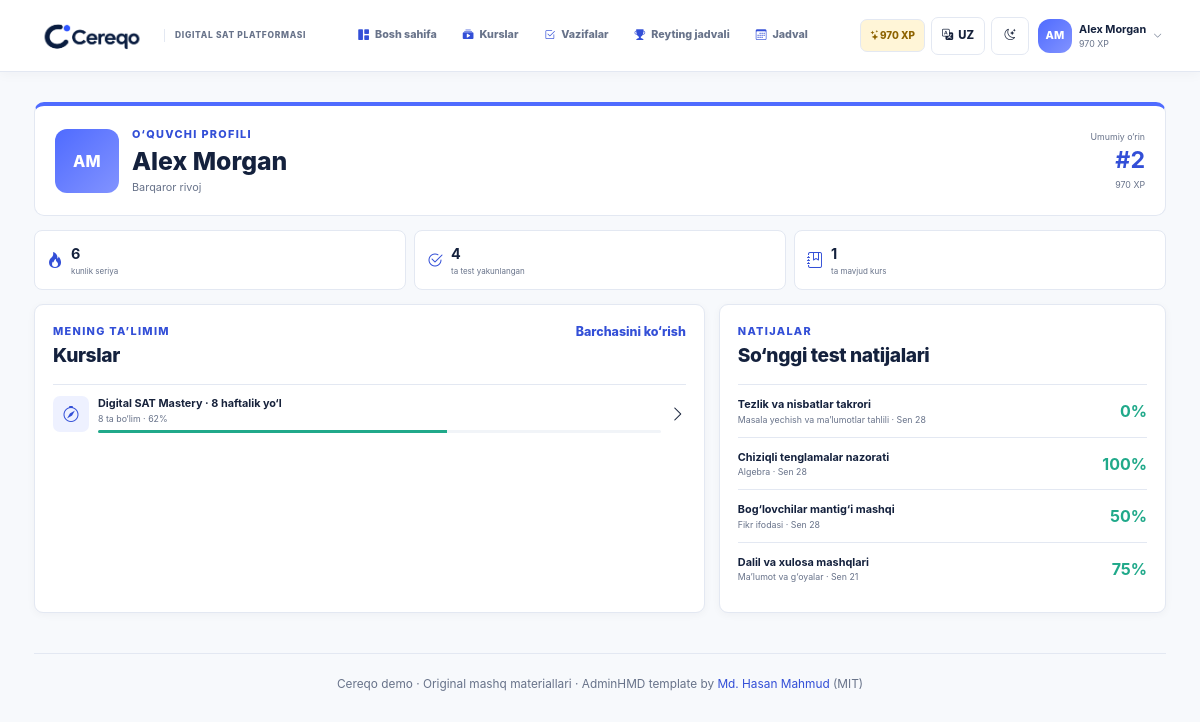
The page /profile/ on the database as committed earlier.
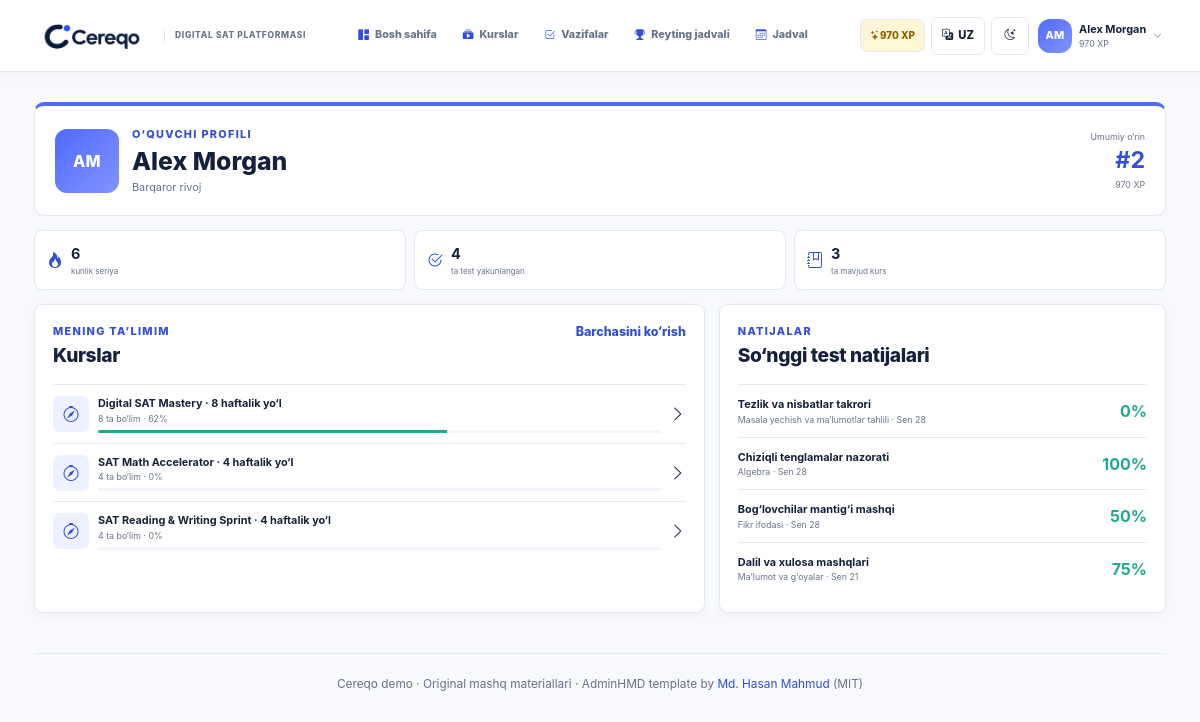
The same page on the database as committed later.
### learning/models.py (models this page shows, shortened)
class Course(models.Model):
    title = models.CharField(max_length=160)
    code = models.SlugField(max_length=60, unique=True)
    description = models.TextField()
    start_date = models.DateField()
    end_date = models.DateField()
    target_score = models.PositiveSmallIntegerField(default=1400)
    is_active = models.BooleanField(default=True)
    class Meta:
        ordering = ["-is_active", "start_date", "id"]
    @property
    def progress_percent(self):
        lessons = Lesson.objects.filter(section__course=self)
        total = lessons.count()
        return round(sum(lessons.values_list("progress_percent", flat=True)) / total) if total else 0

class Submission(models.Model):
    student = models.ForeignKey(Student, on_delete=models.CASCADE, related_name="submissions")
    homework = models.ForeignKey(Homework, on_delete=models.CASCADE, related_name="submissions")
    started_at = models.DateTimeField(auto_now_add=True)
    updated_at = models.DateTimeField(auto_now=True)
    submitted_at = models.DateTimeField(null=True, blank=True)
    score = models.PositiveSmallIntegerField(null=True, blank=True)
    points_awarded = models.PositiveSmallIntegerField(default=0)
    class Meta:
        constraints = [
            models.UniqueConstraint(fields=["student", "homework"], name="unique_student_homework")
        ]

class Homework(models.Model):
    lesson = models.OneToOneField(Lesson, on_delete=models.CASCADE, related_name="homework")
    section = models.OneToOneField(
        CourseSection, on_delete=models.CASCADE, related_name="checkpoint", null=True, blank=True
    )
    title = models.CharField(max_length=160)
    description = models.TextField()
    deadline = models.DateTimeField()
    max_points = models.PositiveSmallIntegerField(default=100)
    sort_order = models.PositiveSmallIntegerField(default=0)
    class Meta:
        ordering = ["sort_order", "deadline"]

class CourseSection(models.Model):
    SUBJECT_CHOICES = [("math", "Math"), ("rw", "Reading & Writing")]
    course = models.ForeignKey(Course, on_delete=models.CASCADE, related_name="sections")
    title = models.CharField(max_length=160)
    domain = models.CharField(max_length=120)
    subject = models.CharField(max_length=10, choices=SUBJECT_CHOICES)
    description = models.TextField()
    start_date = models.DateField()
    end_date = models.DateField()
    order = models.PositiveSmallIntegerField(default=1)
    exam_weight_percent = models.PositiveSmallIntegerField(default=25)
    class Meta:
        ordering = ["course", "order", "id"]
        constraints = [
            models.UniqueConstraint(fields=["course", "order"], name="unique_course_section_order")
        ]

### learning/views.py (the view)
# urls.py: path("profile/", views.profile, name="profile"),
def profile(request):
    student = _student()
    courses = list(Course.objects.prefetch_related("sections__lessons").all())
    recent_submissions = student.submissions.select_related(
        "homework__section__course"
    ).filter(submitted_at__isnull=False).order_by("-submitted_at")[:5]
    completed_tasks = student.submissions.filter(submitted_at__isnull=False).count()
    return render(
        request,
        "learning/profile.html",
        {
            "active_nav": None,
            "student": student,
            "courses": courses,
            "recent_submissions": recent_submissions,
            "completed_tasks": completed_tasks,
        },
    )

### learning/context_processors.py (called while the page is built)
def demo_shell(request):
    student = Student.objects.filter(is_demo=True).first()
    return {"demo_student": student}

### learning/models.py (called while the page is built)
    @property
    def rank(self):
        return Student.objects.filter(points__gt=self.points).count() + 1

### learning/views.py (called while the page is built)
def _student():
    return get_object_or_404(Student, is_demo=True)

### templates/learning/profile.html (shortened to what this page needs)
{% extends 'base.html' %}{% load i18n %}
{% block content %}
<section class="profile-hero">
  <span class="avatar profile-avatar">{{ student.initials }}</span>
  <div><p class="eyebrow">{% translate "Learner profile" %}</p><h1>{{ student.name }}</h1><p>{% translate student.badge %}</p></div>
  <div class="profile-rank"><small>{% translate "Overall rank" %}</small><strong>#{{ student.rank }}</strong><span>{{ student.points }} XP</span></div>
</section>
<section class="profile-stat-grid">
  <article><i class="bi bi-fire"></i><span><strong>{{ student.streak }}</strong><small>{% translate "day streak" %}</small></span></article>
  <article><i class="bi bi-check2-circle"></i><span><strong>{{ completed_tasks }}</strong><small>{% translate "tests completed" %}</small></span></article>
  <article><i class="bi bi-journal-bookmark"></i><span><strong>{{ courses|length }}</strong><small>{% translate "available courses" %}</small></span></article>
</section>
<div class="profile-grid">
  <section class="surface-card profile-courses"><div class="section-title-row"><div><p class="eyebrow">{% translate "My learning" %}</p><h2>{% translate "Courses" %}</h2></div><a href="{% url 'learning:learn' %}">{% translate "View all" %}</a></div>{% for course in courses %}<a href="{% url 'learning:course_detail' course.id %}"><span class="course-mini-icon"><i class="bi bi-compass"></i></span><span><strong>{% translate course.title %}</strong><small>{{ course.sections.count }} {% translate "sections" %} · {{ course.progress_percent }}%</small><i class="mini-track"><b style="width:{{ course.progress_percent }}%"></b></i></span><i class="bi bi-chevron-right"></i></a>{% endfor %}</section>
  <section class="surface-card profile-results"><div class="section-title-row"><div><p class="eyebrow">{% translate "Performance" %}</p><h2>{% translate "Recent test results" %}</h2></div></div>{% for submission in recent_submissions %}<div class="result-row"><span><strong>{% translate submission.homework.title %}</strong><small>{% translate submission.homework.section.domain %} · {{ submission.submitted_at|date:'M j' }}</small></span><b>{{ submission.score }}%</b></div>{% empty %}<div class="empty-state"><i class="bi bi-clipboard-data"></i><p>{% translate "Completed tests will appear here." %}</p></div>{% endfor %}</section>
</div>
{% endblock %}

Rows that differ between the two databases and show on the page:
added Course: sections.count "4", progress_percent "0"
added Course: sections.count "4", progress_percent "0"
Other text that changed with them:
{{ courses|length }}: "1" → "3"
